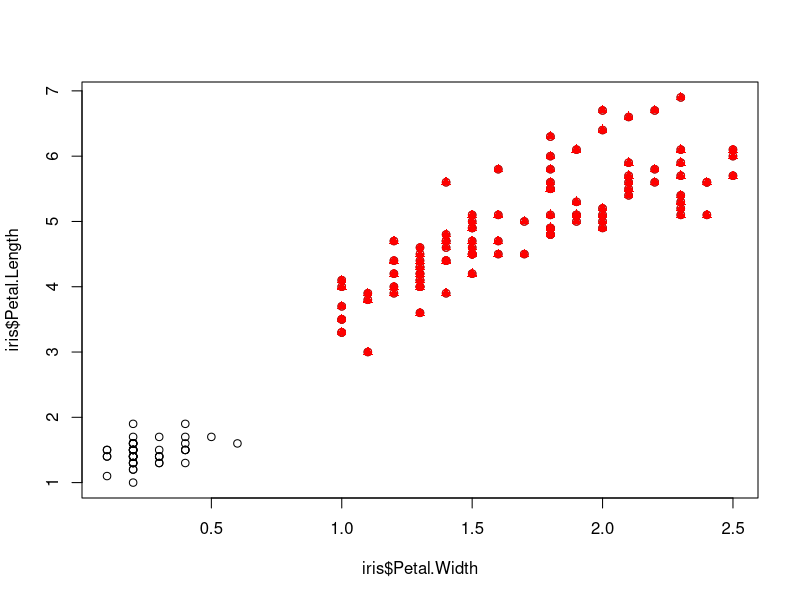
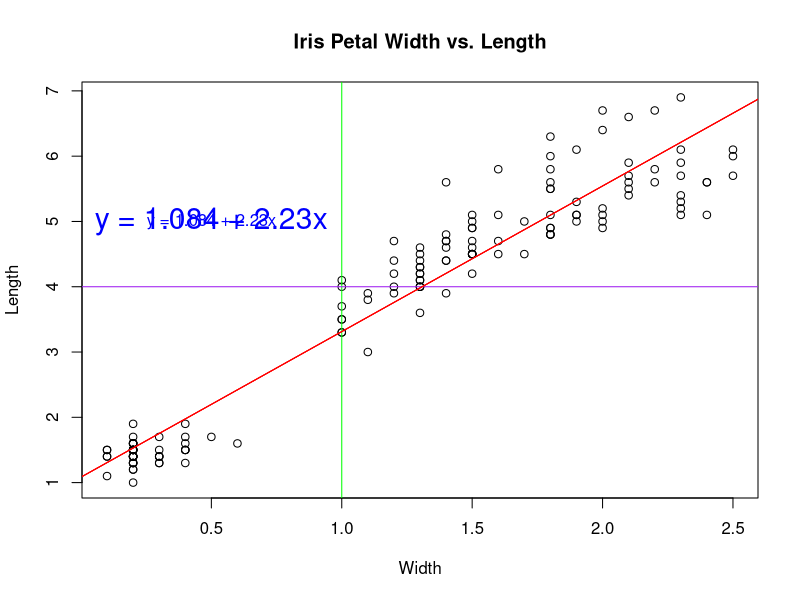
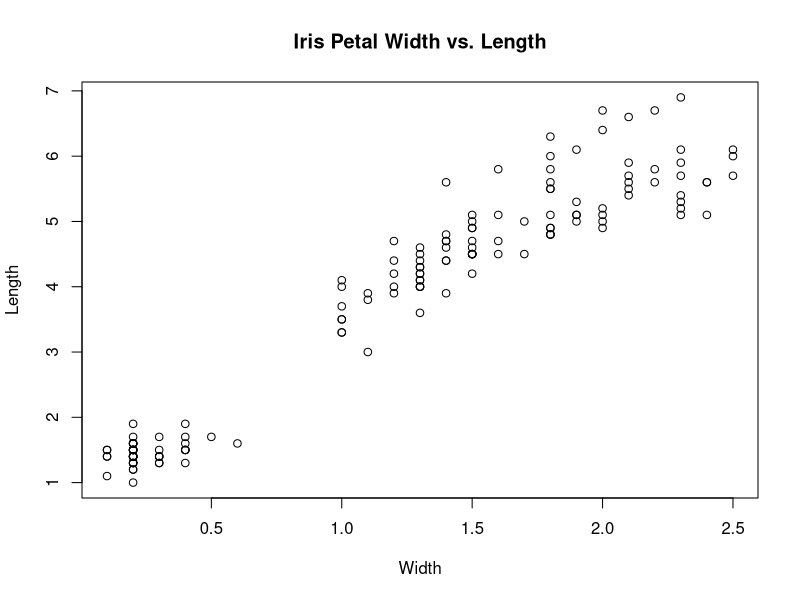

Generate these figures, in order, with R:
# Basic graphics & Linear Regression

plot(iris$Petal.Width, iris$Petal.Length)

big <- with(iris, iris[Petal.Width > 0.6,])
points(big$Petal.Width, big$Petal.Length, col="red")

points(big$Petal.Width, big$Petal.Length, col="red", pch=17)

plot(iris$Petal.Width, iris$Petal.Length, xlab="Width", 
     ylab="Length", main="Iris Petal Width vs. Length")

# Vertical & Horizontal Lines
abline(v=1.0, col="green")
abline(h=4, col="purple")


# Regression
iris_lm <- lm(iris$Petal.Length ~ iris$Petal.Width)
iris_lm

abline(a=coef(iris_lm)[1], b=coef(iris_lm)[2], col="red")
abline(coef(iris_lm)[1], coef(iris_lm)[2], col="red")
abline(iris_lm, col="red")

text(0.5, 5, "y = 1.084 + 2.23x", col="blue" )
text(0.5, 5, "y = 1.084 + 2.23x", col="blue", cex=1.8)

# Save Figure
png(file = "D:/RScript/Figure/test.png", bg="yellow")

plot(iris$Petal.Width, iris$Petal.Length, xlab="Width", 
     ylab="Length", main="Iris Petal Width vs. Length")

dev.off()

#--- dev.new() # dev.off()이후 새로운 그림이 안 열릴때 사용
